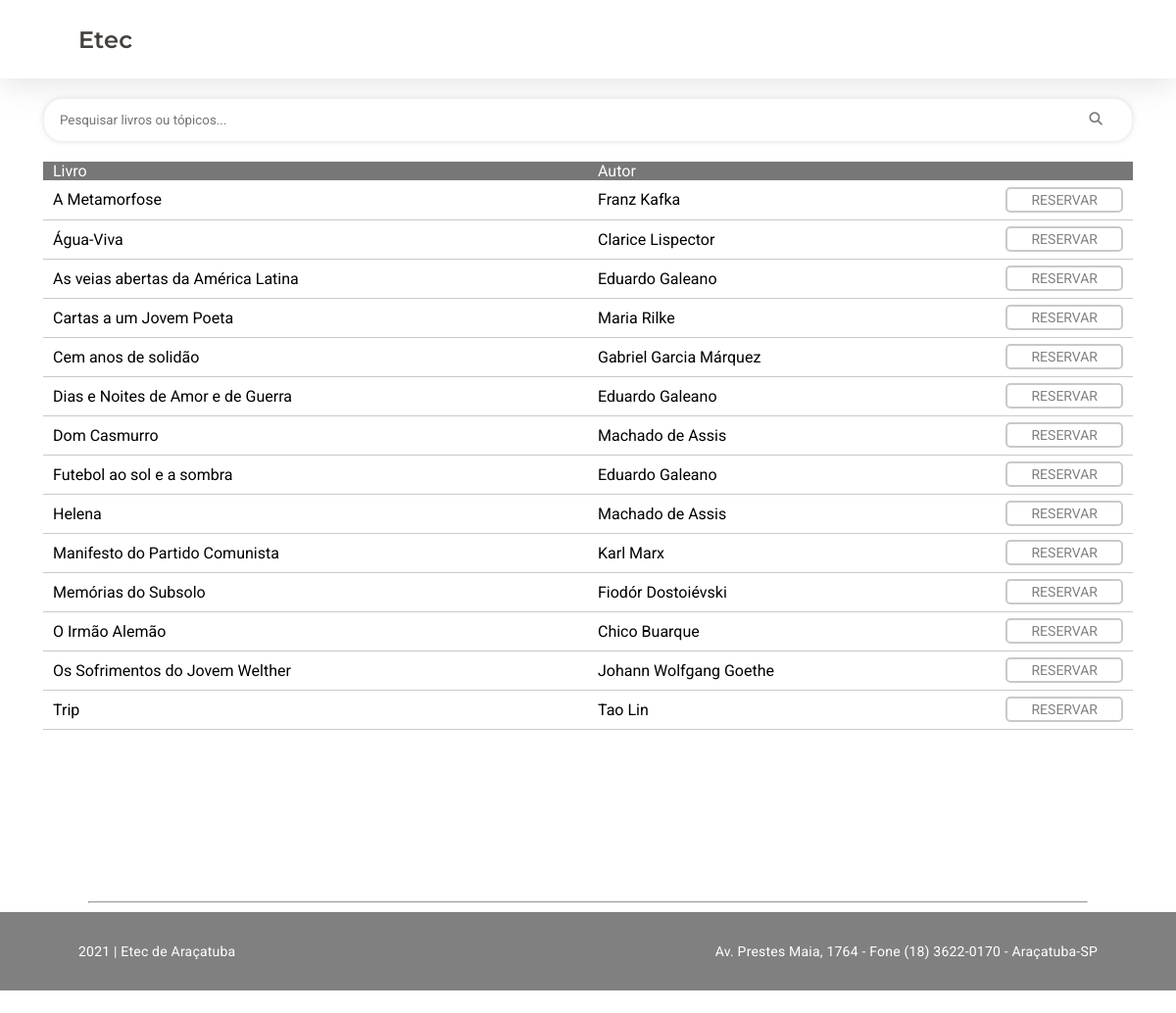
Screenshot of /collection.php (signed in) with the database file from the repository.
### tables this page shows
CREATE TABLE IF NOT EXISTS `livros` (
  `ID_liv` int(11) NOT NULL AUTO_INCREMENT,
  `nome_liv` text NOT NULL,
  `autor_liv` text NOT NULL,
  `quantidade_liv` varchar(100) NOT NULL,
  `topicos_liv` text NOT NULL,
  `data_liv` datetime NOT NULL,
  PRIMARY KEY (`ID_liv`)
);

### collection.php (the view, shortened to what this page needs)
<?php
  include("conexao.php");
  $consulta = "select ID_liv, nome_liv, autor_liv from livros order by nome_liv";
  $con = $conexao->query($consulta) or die($conexao->error);
?>
<!DOCTYPE html>
<html lang="pt-br">
  <head>
    <link rel="stylesheet" href="./css/all.css" />
  </head>
  <body>
    <header>
      <h2>Etec</h2>
    </header>
    <main class="content">
      <div class="content-inside collection">
        <section class="section">
          <div class="submit-line">
            <form action="busca.php" method="post">
              <input
                  type="text"
                  placeholder="Pesquisar livros ou tópicos..."
                  id="pesquisa"
                  name="pesquisa"/>
              <button class="submit-lente" type="submit">
                <i class="fas fa-search"></i>
              </button>
            </form>
          </div>
        </section>
        <section class="section-table-collection">
          <table class="table-reserves">
            <thead>
              <tr>
                <th class="th-collection">Livro</th>
                <th class="th-collection" colspan="3">Autor</th>
              </tr>
            </thead>
            <tbody class="resultado">
              <?php while($dado = $con->fetch_array()){ ?>
              <tr>
                <td class="td-collection"><?php echo $dado['nome_liv']; ?></td>
                <td class="td-collection"><?php echo $dado['autor_liv']; ?></td>
                <td class="td-collection">
                  <form <?php echo "action='reserve-btn.php?id=" . $dado['ID_liv'] . "'" ?> method="post">
                    <button type="submit" class="reserve">RESERVAR</button>
                  </form>
                </td>
              </tr>
              <?php } ?>
            </tbody>
          </table>
        </section>
      </div>
    </main>
    <hr />
    <footer class="footer">
      <p>2021 | Etec de Araçatuba</p>
      <p id="address">
        Av. Prestes Maia, 1764 - Fone (18) 3622-0170 - Araçatuba-SP
      </p>
    </footer>
  </body>
</html>

### css/all.css (style rules this page uses)
* { padding: 0; margin: 0; box-sizing: border-box; }
html, body { height: 100%; margin: 0; }
:root { --brown: #43403e; --text-gray: #777777; --dark-gray: #808080; --soft-gray: #c9c9c9; }
h2 { font-family: 'Montserrat', sans-serif; font-weight: 600; font-size: 24px; line-height: 29px; letter-spacing: 0.01em; color: var(--brown); }
p { font-family: 'Roboto', sans-serif; font-weight: normal; font-size: 14px; line-height: 16px; letter-spacing: 0.015em; }
header { height: 10vh; display: flex; align-items: center; justify-content: left; padding-left: 80px; background-color: white; box-shadow: 0px 6px 30px rgba(201, 201, 201, 0.5) }
.content { min-height: 100%; width: min(96vw, 1200px); margin: 0 auto; }
.content-inside { padding: 20px; padding-bottom: 10vh; }
input, button, table, label { font-family: 'Roboto', sans-serif; }
.submit-lente { position: absolute; top: 32%; left: 96%; z-index: 10; border: none; background: transparent; outline: none; color: var(--text-gray); }
.submit-line { position: relative; width: 100%; }
.submit-line input { padding: 0 1rem; width: 100%; height: 45px; border: 1.8px solid #efefef; box-shadow: 0px 0px 5px rgba(201, 201, 201, 0.5); box-sizing: border-box; border-radius: 20px; }
.section { display: flex; align-items: center; justify-content: space-between; }
.table-collection, .table-reserves, .table-profile, .table-ebooks { width: 100%; margin-top: 20px; border-collapse: collapse; }
.th-collection, .th-reserves, .th-ebooks { background-color: var(--text-gray); color: white; font-weight: normal; text-align: left; padding: 0 10px; width: 50%; }
.td-collection, .td-reserves, .td-profile, .td-ebooks, .no-book { padding: 0 10px; height: 40px; border-bottom: 1px solid var(--soft-gray); }
.td-collection:last-child, .td-reserves:last-child, .td-profile:last-child, .td-ebooks:last-child { text-align: right; }
.reserve { padding: .2rem 1.5rem; background-color: white; border: 2px solid var(--soft-gray); border-radius: 5px; color: var(--dark-gray); font-size: 14px; text-decoration: none; }
input { border: 1.7px solid #efefef; box-shadow: 0px 0px 5px rgba(201, 201, 201, 0.5); box-sizing: border-box; border-radius: 10px; width: 100%; height: 35px; }
hr { width: 85%; margin: 7rem auto; margin-top: 40px; color: black; }
.footer { margin-top: -10vh; padding: 0 5rem; height: 10vh; width: 100%; display: flex; align-items: center; justify-content: space-between; background-color: var(--dark-gray); color: white; }

### rows the page displays
livros: nome_liv "A Metamorfose", autor_liv "Franz Kafka"
livros: nome_liv "Água-Viva", autor_liv "Clarice Lispector"
livros: nome_liv "As veias abertas da América Latina", autor_liv "Eduardo Galeano"
livros: nome_liv "Cartas a um Jovem Poeta", autor_liv "Maria Rilke"
livros: nome_liv "Cem anos de solidão", autor_liv "Gabriel Garcia Márquez"
livros: nome_liv "Dias e Noites de Amor e de Guerra", autor_liv "Eduardo Galeano"
livros: nome_liv "Dom Casmurro", autor_liv "Machado de Assis"
livros: nome_liv "Futebol ao sol e a sombra", autor_liv "Eduardo Galeano"
livros: nome_liv "Helena", autor_liv "Machado de Assis"
livros: nome_liv "Manifesto do Partido Comunista", autor_liv "Karl Marx"
livros: nome_liv "Memórias do Subsolo", autor_liv "Fiodór Dostoiévski"
livros: nome_liv "O Irmão Alemão", autor_liv "Chico Buarque"
livros: nome_liv "Os Sofrimentos do Jovem Welther", autor_liv "Johann Wolfgang Goethe"
livros: nome_liv "Trip", autor_liv "Tao Lin"
